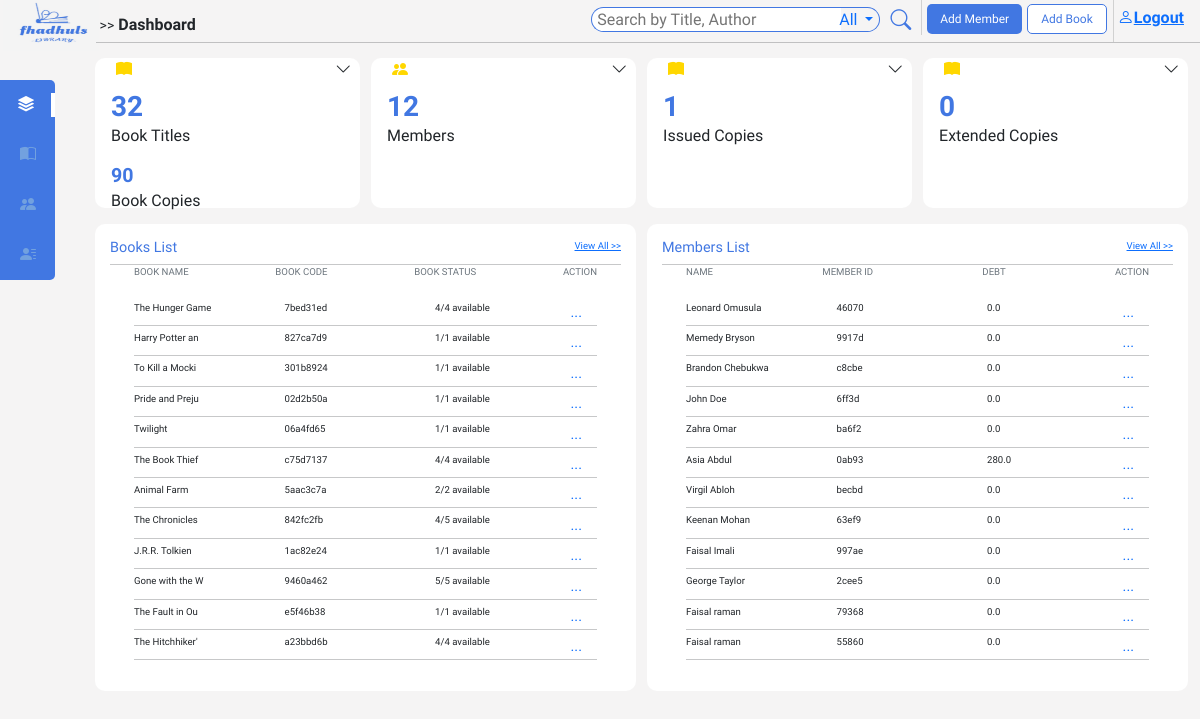
The app's page / (signed in), older data.
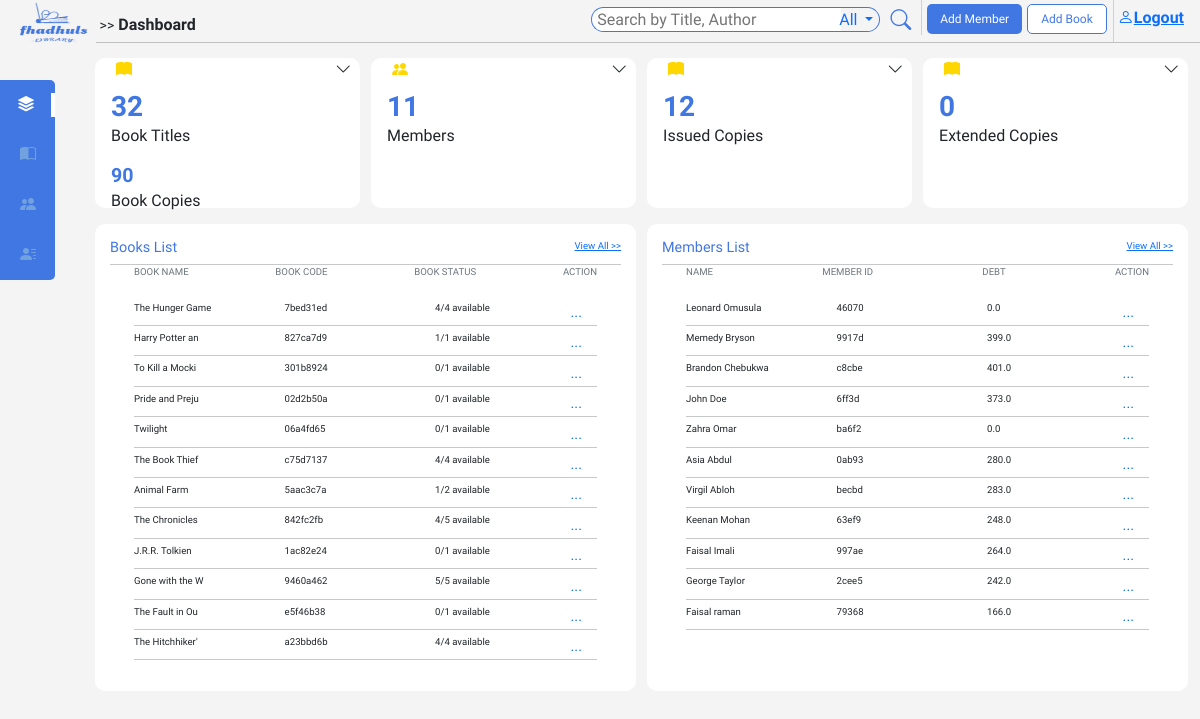
The same page, newer data.
### main/models.py (models this page shows, shortened)
class Book(models.Model):
    book_id = models.UUIDField(default=uuid.uuid4, editable=False)
    title = models.CharField(max_length=200)
    author = models.CharField(max_length=200)
    description = models.TextField()
    language = models.CharField(max_length=50)
    category = models.CharField(max_length=100)
    edition = models.CharField(max_length=100, blank=True, null=True)
    pages = models.IntegerField()
    publisher = models.CharField(max_length=100)
    publish_date = models.DateField(null=True, blank=True)
    img_url = models.URLField(null=True, blank=True)
    quantity = models.IntegerField()
    fee = models.FloatField()
    STATUS = [
        ('Issued', 'Issued'),
        ('On shelf', 'on shelf')
    ]
    status = models.CharField(max_length=15, choices=STATUS, default='On shelf')
    copy_ids = models.TextField(blank=True)

class Member(models.Model):
    member_id = models.UUIDField(default=uuid.uuid4, editable=False)
    first_name = models.CharField(max_length=200)
    last_name = models.CharField(max_length=200)
    GENDERS = [('male', 'male'),
                ('female', 'female')
        ]
    gender = models.CharField(max_length=10, choices=GENDERS, null=True)
    age = models.IntegerField(null=True)
    debt = models.FloatField(default=0.0)
    member_since = models.DateTimeField(auto_now_add=True)
    profile_img = models.ImageField(upload_to='image/profile_imgs', default='static/image/dummy1.png', null=True)
    address = models.CharField(max_length=200)
    mobile_no = models.CharField(max_length=10)
    national_id = models.CharField(max_length=8)
    email = models.CharField(max_length=200)

### main/views.py (the view, shortened to what this page needs)
# urls.py: 2. Add a URL to urlpatterns:  path('', Home.as_view(), name='home')
@login_required(login_url='login')
def Home(request):
    books = Book.objects.all()
    members = Member.objects.all()
    transactions = Transaction.objects.all()
    showcasebooks = books[:12]
    showcasemembers = members[:12]
    issuedCopies = transactions.filter(Q(status='pending') | Q(status='extended')).count
    extendedCopies = transactions.filter(status='extended').count
    totalCopies = 0
    for book in books:
        copyIds = len(book.copy_ids.split(','))
        totalCopies += copyIds
    context = {'showcasebooks': showcasebooks, 'showcasemembers': showcasemembers, 'h': 'h', 'books': books,
               'members': members, 'totalcopies': totalCopies, 'issuedCopies': issuedCopies,
               'extendedCopies': extendedCopies}
    query = request.GET.get('q')
    qType = request.GET.get('searchType')
    filterdData = []
    bookSearch = books
    return render(request, 'main/home.html', context)

### main/templatetags/custom_filters.py (called while the page is built)
@register.filter(name='split_length')
def split_length(value):
    return len(value.split(','))

### main/templates/main/home.html (shortened to what this page needs)
{% extends 'main/base.html' %}
{% load custom_filters %}
{% block content %}
{% include 'main/navbar.html' %}
<section id="home">
  <div id="details" class="">
    <div class="ps-3 mb-3">
        <i class="bi bi-book-fill" style="color: #FFD700; margin-left: 2%;"></i>
        <i class="bi bi-chevron-down" ></i>
       <span>
        <h3 class="mb-0 pt-2"><strong>{{books.count }}</strong></h3>
        <p class="mb-0">Book Titles</p>
       </span>
    <span >
      <h3 class="mb-0 pt-2"><strong style="font-size: 0.7em;">{{totalcopies}}</strong></h3>
      <p class="mb-0">Book Copies</p>
      </span>
    </div>
    <div class="ps-3 mb-3">
        <i class="bi bi-people-fill" style="color: #FFD700; margin-left: 2%;"></i>
        <i class="bi bi-chevron-down" ></i>
        <h3 class="mb-0 pt-2"><strong>{{ members.count }}</strong></h3>
        <p class="mb-0">Members</p>
    </div>
    <div class="ps-3 mb-3">
        <i class="bi bi-book-fill" style="color: #FFD700; margin-left: 2%;"></i>
        <i class="bi bi-chevron-down" ></i>
        <h3 class="mb-0 pt-2"><strong>{{issuedCopies}}</strong></h3>
        <p class="mb-0">Issued Copies</p>
    </div>
    <div class="ps-3 mb-3">
        <i class="bi bi-book-fill" style="color: #FFD700; margin-left: 2%;"></i>
        <i class="bi bi-chevron-down" ></i>
        <h3 class="mb-0 pt-2"><strong>{{ extendedCopies }}</strong></h3>
        <p class="mb-0">Extended Copies</p>
    </div>
  </div>
  <div id="listSection" class="">
    <div id="booksList" class="">
      <div class="listHeader">
        <h3>Books List</h3>
      <span><a href="{% url 'bookdetails' %}"> View All &gt&gt</a></span>
      </div>
      <hr>
      <ul>
        <li id="sectionHeader" class="d-flex justify-content-between ps-4 pe-4">
          <p class="text-secondary text-start">BOOK NAME</p>
          <p class="text-secondary text-start">BOOK CODE</p>
          <p class="text-secondary text-start">BOOK STATUS</p>
          <p class="text-secondary text-start">ACTION</p>
        </li>
        <li>
       <ul class="ps-4 pe-4">
        {% for book in showcasebooks %}
        <li class="listDIvider d-flex justify-content-between align-items-center text-dark">
          <p class="text-start">{{ book.title| slice:":15" }}</p>
          <p>{{ book.book_id|stringformat:"s" |slice:":8" }}</p>
          <p class="text-start"><span id="{{ book.title }}">{{ book.quantity }}</span>/{{book.copy_ids| split_length}} available</p>
          <div class="dropdown" style="left: -15px;">
            <a href="#"class="action" role="button" data-bs-toggle="dropdown" data-bs-target="#c">
            ...
           </a>
            </div>
        </li>
        <hr >
        {% endfor %}
       </ul>
        </li>
      </ul>
    </div>
    <div id="membersList">
      <div class="listHeader">
        <h3>Members List</h3>
      <span><a href="{% url 'membersdetails' %}">View All &gt&gt</a></span>
      </div>
      <hr>
      <ul>
        <li id="sectionHeader" class="d-flex justify-content-between ps-4 pe-4">
          <p class="text-secondary text-start" style=>NAME</p>
          <p class="text-secondary text-start" style=>MEMBER ID</p>
          <p class="text-secondary text-start" style=>DEBT</p>
          <p class="text-secondary text-start" style=>ACTION</p>
        </li>
        <li>
       <ul class="ps-4 pe-4">
        {% for member in showcasemembers %}
        <li class="listDIvider d-flex justify-content-between align-items-center text-dark">
          <p class="text-start">{{ member.first_name}} {{ member.last_name}}</p>
          <p>{{ member.member_id|stringformat:"s" |slice:":5" }}</p>
          <p class="text-start">{{ member.debt }}</p>
          <div class="dropdown" style="left: -15px;">
            <a href="#" class="action" role="button" data-bs-toggle="dropdown" data-bs-target="#c">
            ...
           </a>
        </div>
        </li>
        <hr >
        {% endfor %}
       </ul>
        </li>
      </ul>
  </div>
</section>
{% endblock content %}

Row changes from the older to the newer data that the page shows:
removed Member: first_name "Faisal", last_name "raman", member_id "55860", debt "0.0"
changed Book "To Kill a Mocki": quantity "1" → "0"
changed Book "Pride and Preju": quantity "1" → "0"
changed Book "Twilight": quantity "1" → "0"
changed Book "Animal Farm": quantity "2" → "1"
changed Book "J.R.R. Tolkien": quantity "1" → "0"
changed Book "The Fault in Ou": quantity "1" → "0"
changed Member "Memedy": debt "0.0" → "399.0"
changed Member "Brandon": debt "0.0" → "401.0"
changed Member "John": debt "0.0" → "373.0"
changed Member "Virgil": debt "0.0" → "283.0"
changed Member "Keenan": debt "0.0" → "248.0"
changed Member "Imali": debt "0.0" → "264.0"
changed Member "George": debt "0.0" → "242.0"
changed Member "raman": debt "0.0" → "166.0"
Text that changed along with them:
{{ members.count }}: "12" → "11"
{{ issuedCopies }}: "1" → "12"
